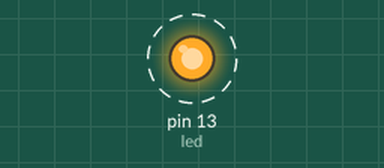
The sketch below on a simulated Arduino Uno, built with avr-gcc and run on an emulated ATmega328P. Shown: output pins drawn as LEDs (lit = HIGH). Dashed ring = blinking.

Above: at 0.02 s.
Timing chart, 0 to 3.0 s (numbered marks = the images above):
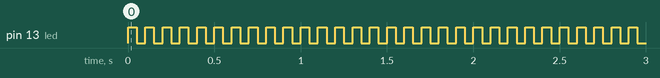

The sketch:

sketch_feb04a.ino
```cpp
int led=13;

void setup() {

 // digitalWrite(9, HIGH); // set pin 13 as high or 1
    pinMode(led, OUTPUT);

}

void loop() {

digitalWrite(led, HIGH);
delay(50);
digitalWrite(led, LOW);
delay(50);
digitalWrite(led, HIGH);
delay(50);
digitalWrite(led, LOW);
delay(50);

}
```

Measured:
- by itself, pin 13 (led): alternates HIGH for 0.05 s and LOW for 0.05 s
